Frame 1 (no input): blank canvas, image omitted
Frame 60 (the mouse pressed at the canvas centre just before this capture): blank canvas, image omitted
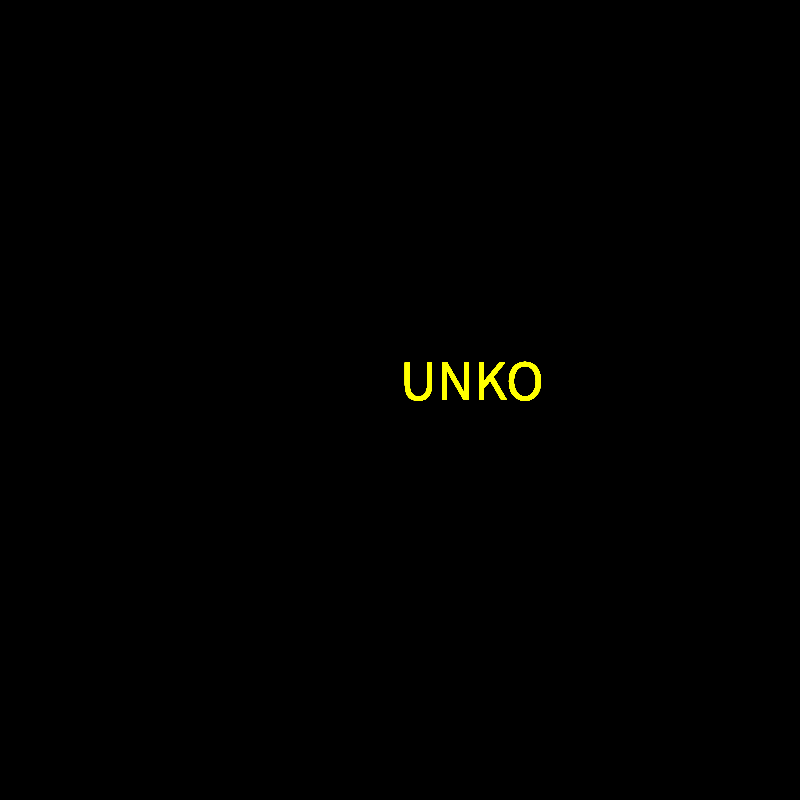
Frame 120 (the mouse held since frame 60 and released just before this capture)

The Processing sketch whose frames 1 and 60 were blank and that drew this single picture after the mouse press (run headless with seeded random() and noise(); from frame 60 on, the mouse is pressed at the canvas centre):

// Processing sketch: ugoku_moji
// ── ugoku_moji.pde
void setup() {
  size(800, 800);
  background(0);
  frameRate(20);
}
void draw() {
fill(mouseX, mouseY, 0);
textSize(mouseX/7);
text("UNKO",mouseX,mouseY);
}
